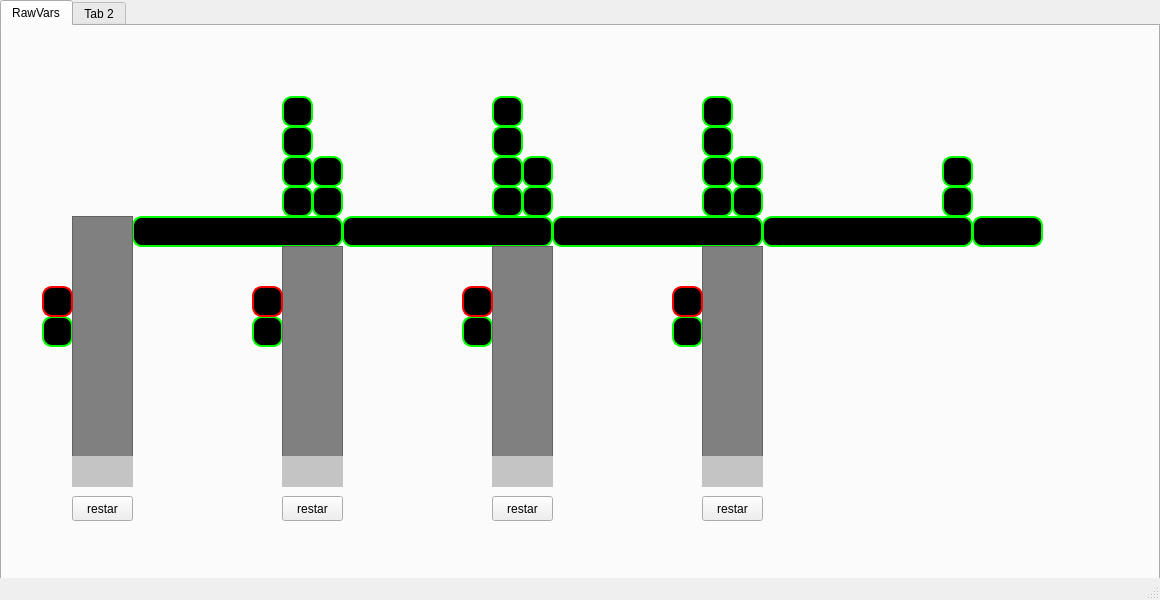
<?xml version="1.0" encoding="UTF-8"?>
<ui version="4.0">
 <class>MainWindow</class>
 <widget class="QMainWindow" name="MainWindow">
  <property name="geometry">
   <rect>
    <x>0</x>
    <y>0</y>
    <width>1160</width>
    <height>600</height>
   </rect>
  </property>
  <property name="windowTitle">
   <string>MainWindow</string>
  </property>
  <widget class="QWidget" name="centralwidget">
   <widget class="QTabWidget" name="tabWidget">
    <property name="geometry">
     <rect>
      <x>0</x>
      <y>0</y>
      <width>1160</width>
      <height>600</height>
     </rect>
    </property>
    <property name="currentIndex">
     <number>0</number>
    </property>
    <widget class="QWidget" name="rawVars">
     <attribute name="title">
      <string>RawVars</string>
     </attribute>
     <widget class="QFrame" name="S0">
      <property name="geometry">
       <rect>
        <x>940</x>
        <y>160</y>
        <width>31</width>
        <height>31</height>
       </rect>
      </property>
      <property name="autoFillBackground">
       <bool>false</bool>
      </property>
      <property name="styleSheet">
       <string notr="true">background-color:rgb(0,0,0);
border-radius:10;
border:2px solid rgb(0,255,0)</string>
      </property>
      <property name="frameShape">
       <enum>QFrame::StyledPanel</enum>
      </property>
      <property name="frameShadow">
       <enum>QFrame::Raised</enum>
      </property>
     </widget>
     <widget class="QFrame" name="S1cinta">
      <property name="geometry">
       <rect>
        <x>730</x>
        <y>160</y>
        <width>31</width>
        <height>31</height>
       </rect>
      </property>
      <property name="autoFillBackground">
       <bool>false</bool>
      </property>
      <property name="styleSheet">
       <string notr="true">background-color:rgb(0,0,0);
border-radius:10;
border:2px solid rgb(0,255,0)</string>
      </property>
      <property name="frameShape">
       <enum>QFrame::StyledPanel</enum>
      </property>
      <property name="frameShadow">
       <enum>QFrame::Raised</enum>
      </property>
     </widget>
     <widget class="QFrame" name="S2cinta">
      <property name="geometry">
       <rect>
        <x>520</x>
        <y>160</y>
        <width>31</width>
        <height>31</height>
       </rect>
      </property>
      <property name="autoFillBackground">
       <bool>false</bool>
      </property>
      <property name="styleSheet">
       <string notr="true">background-color:rgb(0,0,0);
border-radius:10;
border:2px solid rgb(0,255,0)</string>
      </property>
      <property name="frameShape">
       <enum>QFrame::StyledPanel</enum>
      </property>
      <property name="frameShadow">
       <enum>QFrame::Raised</enum>
      </property>
     </widget>
     <widget class="QFrame" name="S3cinta">
      <property name="geometry">
       <rect>
        <x>310</x>
        <y>160</y>
        <width>31</width>
        <height>31</height>
       </rect>
      </property>
      <property name="autoFillBackground">
       <bool>false</bool>
      </property>
      <property name="styleSheet">
       <string notr="true">background-color:rgb(0,0,0);
border-radius:10;
border:2px solid rgb(0,255,0)</string>
      </property>
      <property name="frameShape">
       <enum>QFrame::StyledPanel</enum>
      </property>
      <property name="frameShadow">
       <enum>QFrame::Raised</enum>
      </property>
     </widget>
     <widget class="QFrame" name="SDbuffer">
      <property name="geometry">
       <rect>
        <x>40</x>
        <y>290</y>
        <width>31</width>
        <height>31</height>
       </rect>
      </property>
      <property name="autoFillBackground">
       <bool>false</bool>
      </property>
      <property name="styleSheet">
       <string notr="true">background-color:rgb(0,0,0);
border-radius:10;
border:2px solid rgb(0,255,0)</string>
      </property>
      <property name="frameShape">
       <enum>QFrame::StyledPanel</enum>
      </property>
      <property name="frameShadow">
       <enum>QFrame::Raised</enum>
      </property>
     </widget>
     <widget class="QFrame" name="S3buffer">
      <property name="geometry">
       <rect>
        <x>250</x>
        <y>290</y>
        <width>31</width>
        <height>31</height>
       </rect>
      </property>
      <property name="autoFillBackground">
       <bool>false</bool>
      </property>
      <property name="styleSheet">
       <string notr="true">background-color:rgb(0,0,0);
border-radius:10;
border:2px solid rgb(0,255,0)</string>
      </property>
      <property name="frameShape">
       <enum>QFrame::StyledPanel</enum>
      </property>
      <property name="frameShadow">
       <enum>QFrame::Raised</enum>
      </property>
     </widget>
     <widget class="QFrame" name="S2buffer">
      <property name="geometry">
       <rect>
        <x>460</x>
        <y>290</y>
        <width>31</width>
        <height>31</height>
       </rect>
      </property>
      <property name="autoFillBackground">
       <bool>false</bool>
      </property>
      <property name="styleSheet">
       <string notr="true">background-color:rgb(0,0,0);
border-radius:10;
border:2px solid rgb(0,255,0)</string>
      </property>
      <property name="frameShape">
       <enum>QFrame::StyledPanel</enum>
      </property>
      <property name="frameShadow">
       <enum>QFrame::Raised</enum>
      </property>
     </widget>
     <widget class="QFrame" name="S1buffer">
      <property name="geometry">
       <rect>
        <x>670</x>
        <y>290</y>
        <width>31</width>
        <height>31</height>
       </rect>
      </property>
      <property name="autoFillBackground">
       <bool>false</bool>
      </property>
      <property name="styleSheet">
       <string notr="true">background-color:rgb(0,0,0);
border-radius:10;
border:2px solid rgb(0,255,0)</string>
      </property>
      <property name="frameShape">
       <enum>QFrame::StyledPanel</enum>
      </property>
      <property name="frameShadow">
       <enum>QFrame::Raised</enum>
      </property>
     </widget>
     <widget class="QFrame" name="M1">
      <property name="geometry">
       <rect>
        <x>760</x>
        <y>190</y>
        <width>211</width>
        <height>31</height>
       </rect>
      </property>
      <property name="autoFillBackground">
       <bool>false</bool>
      </property>
      <property name="styleSheet">
       <string notr="true">background-color:rgb(0,0,0);
border-radius:10;
border:2px solid rgb(0,255,0)</string>
      </property>
      <property name="frameShape">
       <enum>QFrame::StyledPanel</enum>
      </property>
      <property name="frameShadow">
       <enum>QFrame::Raised</enum>
      </property>
     </widget>
     <widget class="QFrame" name="M2">
      <property name="geometry">
       <rect>
        <x>550</x>
        <y>190</y>
        <width>211</width>
        <height>31</height>
       </rect>
      </property>
      <property name="autoFillBackground">
       <bool>false</bool>
      </property>
      <property name="styleSheet">
       <string notr="true">background-color:rgb(0,0,0);
border-radius:10;
border:2px solid rgb(0,255,0)</string>
      </property>
      <property name="frameShape">
       <enum>QFrame::StyledPanel</enum>
      </property>
      <property name="frameShadow">
       <enum>QFrame::Raised</enum>
      </property>
     </widget>
     <widget class="QFrame" name="M3">
      <property name="geometry">
       <rect>
        <x>340</x>
        <y>190</y>
        <width>211</width>
        <height>31</height>
       </rect>
      </property>
      <property name="autoFillBackground">
       <bool>false</bool>
      </property>
      <property name="styleSheet">
       <string notr="true">background-color:rgb(0,0,0);
border-radius:10;
border:2px solid rgb(0,255,0)</string>
      </property>
      <property name="frameShape">
       <enum>QFrame::StyledPanel</enum>
      </property>
      <property name="frameShadow">
       <enum>QFrame::Raised</enum>
      </property>
     </widget>
     <widget class="QFrame" name="M4">
      <property name="geometry">
       <rect>
        <x>130</x>
        <y>190</y>
        <width>211</width>
        <height>31</height>
       </rect>
      </property>
      <property name="autoFillBackground">
       <bool>false</bool>
      </property>
      <property name="styleSheet">
       <string notr="true">background-color:rgb(0,0,0);
border-radius:10;
border:2px solid rgb(0,255,0)</string>
      </property>
      <property name="frameShape">
       <enum>QFrame::StyledPanel</enum>
      </property>
      <property name="frameShadow">
       <enum>QFrame::Raised</enum>
      </property>
     </widget>
     <widget class="QFrame" name="M0">
      <property name="geometry">
       <rect>
        <x>970</x>
        <y>190</y>
        <width>71</width>
        <height>31</height>
       </rect>
      </property>
      <property name="autoFillBackground">
       <bool>false</bool>
      </property>
      <property name="styleSheet">
       <string notr="true">background-color:rgb(0,0,0);
border-radius:10;
border:2px solid rgb(0,255,0)</string>
      </property>
      <property name="frameShape">
       <enum>QFrame::StyledPanel</enum>
      </property>
      <property name="frameShadow">
       <enum>QFrame::Raised</enum>
      </property>
     </widget>
     <widget class="QFrame" name="C1f">
      <property name="geometry">
       <rect>
        <x>700</x>
        <y>160</y>
        <width>31</width>
        <height>31</height>
       </rect>
      </property>
      <property name="autoFillBackground">
       <bool>false</bool>
      </property>
      <property name="styleSheet">
       <string notr="true">background-color:rgb(0,0,0);
border-radius:10;
border:2px solid rgb(0,255,0)</string>
      </property>
      <property name="frameShape">
       <enum>QFrame::StyledPanel</enum>
      </property>
      <property name="frameShadow">
       <enum>QFrame::Raised</enum>
      </property>
     </widget>
     <widget class="QFrame" name="C1e">
      <property name="geometry">
       <rect>
        <x>700</x>
        <y>130</y>
        <width>31</width>
        <height>31</height>
       </rect>
      </property>
      <property name="autoFillBackground">
       <bool>false</bool>
      </property>
      <property name="styleSheet">
       <string notr="true">background-color:rgb(0,0,0);
border-radius:10;
border:2px solid rgb(0,255,0)</string>
      </property>
      <property name="frameShape">
       <enum>QFrame::StyledPanel</enum>
      </property>
      <property name="frameShadow">
       <enum>QFrame::Raised</enum>
      </property>
     </widget>
     <widget class="QFrame" name="C1r">
      <property name="geometry">
       <rect>
        <x>700</x>
        <y>100</y>
        <width>31</width>
        <height>31</height>
       </rect>
      </property>
      <property name="autoFillBackground">
       <bool>false</bool>
      </property>
      <property name="styleSheet">
       <string notr="true">background-color:rgb(0,0,0);
border-radius:10;
border:2px solid rgb(0,255,0)</string>
      </property>
      <property name="frameShape">
       <enum>QFrame::StyledPanel</enum>
      </property>
      <property name="frameShadow">
       <enum>QFrame::Raised</enum>
      </property>
     </widget>
     <widget class="QFrame" name="C1d">
      <property name="geometry">
       <rect>
        <x>700</x>
        <y>70</y>
        <width>31</width>
        <height>31</height>
       </rect>
      </property>
      <property name="autoFillBackground">
       <bool>false</bool>
      </property>
      <property name="styleSheet">
       <string notr="true">background-color:rgb(0,0,0);
border-radius:10;
border:2px solid rgb(0,255,0)</string>
      </property>
      <property name="frameShape">
       <enum>QFrame::StyledPanel</enum>
      </property>
      <property name="frameShadow">
       <enum>QFrame::Raised</enum>
      </property>
     </widget>
     <widget class="QFrame" name="C2d">
      <property name="geometry">
       <rect>
        <x>490</x>
        <y>70</y>
        <width>31</width>
        <height>31</height>
       </rect>
      </property>
      <property name="autoFillBackground">
       <bool>false</bool>
      </property>
      <property name="styleSheet">
       <string notr="true">background-color:rgb(0,0,0);
border-radius:10;
border:2px solid rgb(0,255,0)</string>
      </property>
      <property name="frameShape">
       <enum>QFrame::StyledPanel</enum>
      </property>
      <property name="frameShadow">
       <enum>QFrame::Raised</enum>
      </property>
     </widget>
     <widget class="QFrame" name="C2r">
      <property name="geometry">
       <rect>
        <x>490</x>
        <y>100</y>
        <width>31</width>
        <height>31</height>
       </rect>
      </property>
      <property name="autoFillBackground">
       <bool>false</bool>
      </property>
      <property name="styleSheet">
       <string notr="true">background-color:rgb(0,0,0);
border-radius:10;
border:2px solid rgb(0,255,0)</string>
      </property>
      <property name="frameShape">
       <enum>QFrame::StyledPanel</enum>
      </property>
      <property name="frameShadow">
       <enum>QFrame::Raised</enum>
      </property>
     </widget>
     <widget class="QFrame" name="C2e">
      <property name="geometry">
       <rect>
        <x>490</x>
        <y>130</y>
        <width>31</width>
        <height>31</height>
       </rect>
      </property>
      <property name="autoFillBackground">
       <bool>false</bool>
      </property>
      <property name="styleSheet">
       <string notr="true">background-color:rgb(0,0,0);
border-radius:10;
border:2px solid rgb(0,255,0)</string>
      </property>
      <property name="frameShape">
       <enum>QFrame::StyledPanel</enum>
      </property>
      <property name="frameShadow">
       <enum>QFrame::Raised</enum>
      </property>
     </widget>
     <widget class="QFrame" name="C2f">
      <property name="geometry">
       <rect>
        <x>490</x>
        <y>160</y>
        <width>31</width>
        <height>31</height>
       </rect>
      </property>
      <property name="autoFillBackground">
       <bool>false</bool>
      </property>
      <property name="styleSheet">
       <string notr="true">background-color:rgb(0,0,0);
border-radius:10;
border:2px solid rgb(0,255,0)</string>
      </property>
      <property name="frameShape">
       <enum>QFrame::StyledPanel</enum>
      </property>
      <property name="frameShadow">
       <enum>QFrame::Raised</enum>
      </property>
     </widget>
     <widget class="QFrame" name="C3f">
      <property name="geometry">
       <rect>
        <x>280</x>
        <y>160</y>
        <width>31</width>
        <height>31</height>
       </rect>
      </property>
      <property name="autoFillBackground">
       <bool>false</bool>
      </property>
      <property name="styleSheet">
       <string notr="true">background-color:rgb(0,0,0);
border-radius:10;
border:2px solid rgb(0,255,0)</string>
      </property>
      <property name="frameShape">
       <enum>QFrame::StyledPanel</enum>
      </property>
      <property name="frameShadow">
       <enum>QFrame::Raised</enum>
      </property>
     </widget>
     <widget class="QFrame" name="C3r">
      <property name="geometry">
       <rect>
        <x>280</x>
        <y>100</y>
        <width>31</width>
        <height>31</height>
       </rect>
      </property>
      <property name="autoFillBackground">
       <bool>false</bool>
      </property>
      <property name="styleSheet">
       <string notr="true">background-color:rgb(0,0,0);
border-radius:10;
border:2px solid rgb(0,255,0)</string>
      </property>
      <property name="frameShape">
       <enum>QFrame::StyledPanel</enum>
      </property>
      <property name="frameShadow">
       <enum>QFrame::Raised</enum>
      </property>
     </widget>
     <widget class="QFrame" name="C3d">
      <property name="geometry">
       <rect>
        <x>280</x>
        <y>70</y>
        <width>31</width>
        <height>31</height>
       </rect>
      </property>
      <property name="autoFillBackground">
       <bool>false</bool>
      </property>
      <property name="styleSheet">
       <string notr="true">background-color:rgb(0,0,0);
border-radius:10;
border:2px solid rgb(0,255,0)</string>
      </property>
      <property name="frameShape">
       <enum>QFrame::StyledPanel</enum>
      </property>
      <property name="frameShadow">
       <enum>QFrame::Raised</enum>
      </property>
     </widget>
     <widget class="QFrame" name="C3e">
      <property name="geometry">
       <rect>
        <x>280</x>
        <y>130</y>
        <width>31</width>
        <height>31</height>
       </rect>
      </property>
      <property name="autoFillBackground">
       <bool>false</bool>
      </property>
      <property name="styleSheet">
       <string notr="true">background-color:rgb(0,0,0);
border-radius:10;
border:2px solid rgb(0,255,0)</string>
      </property>
      <property name="frameShape">
       <enum>QFrame::StyledPanel</enum>
      </property>
      <property name="frameShadow">
       <enum>QFrame::Raised</enum>
      </property>
     </widget>
     <widget class="QFrame" name="DestinoCajaConocido">
      <property name="geometry">
       <rect>
        <x>940</x>
        <y>130</y>
        <width>31</width>
        <height>31</height>
       </rect>
      </property>
      <property name="autoFillBackground">
       <bool>false</bool>
      </property>
      <property name="styleSheet">
       <string notr="true">background-color:rgb(0,0,0);
border-radius:10;
border:2px solid rgb(0,255,0)</string>
      </property>
      <property name="frameShape">
       <enum>QFrame::StyledPanel</enum>
      </property>
      <property name="frameShadow">
       <enum>QFrame::Raised</enum>
      </property>
     </widget>
     <widget class="QFrame" name="M1AceptarProximaCaja">
      <property name="geometry">
       <rect>
        <x>730</x>
        <y>130</y>
        <width>31</width>
        <height>31</height>
       </rect>
      </property>
      <property name="autoFillBackground">
       <bool>false</bool>
      </property>
      <property name="styleSheet">
       <string notr="true">background-color:rgb(0,0,0);
border-radius:10;
border:2px solid rgb(0,255,0)</string>
      </property>
      <property name="frameShape">
       <enum>QFrame::StyledPanel</enum>
      </property>
      <property name="frameShadow">
       <enum>QFrame::Raised</enum>
      </property>
     </widget>
     <widget class="QFrame" name="M2AceptarProximaCaja">
      <property name="geometry">
       <rect>
        <x>520</x>
        <y>130</y>
        <width>31</width>
        <height>31</height>
       </rect>
      </property>
      <property name="autoFillBackground">
       <bool>false</bool>
      </property>
      <property name="styleSheet">
       <string notr="true">background-color:rgb(0,0,0);
border-radius:10;
border:2px solid rgb(0,255,0)</string>
      </property>
      <property name="frameShape">
       <enum>QFrame::StyledPanel</enum>
      </property>
      <property name="frameShadow">
       <enum>QFrame::Raised</enum>
      </property>
     </widget>
     <widget class="QFrame" name="M3AceptarProximaCaja">
      <property name="geometry">
       <rect>
        <x>310</x>
        <y>130</y>
        <width>31</width>
        <height>31</height>
       </rect>
      </property>
      <property name="autoFillBackground">
       <bool>false</bool>
      </property>
      <property name="styleSheet">
       <string notr="true">background-color:rgb(0,0,0);
border-radius:10;
border:2px solid rgb(0,255,0)</string>
      </property>
      <property name="frameShape">
       <enum>QFrame::StyledPanel</enum>
      </property>
      <property name="frameShadow">
       <enum>QFrame::Raised</enum>
      </property>
     </widget>
     <widget class="QFrame" name="bajada3">
      <property name="geometry">
       <rect>
        <x>280</x>
        <y>220</y>
        <width>61</width>
        <height>211</height>
       </rect>
      </property>
      <property name="autoFillBackground">
       <bool>false</bool>
      </property>
      <property name="styleSheet">
       <string notr="true">background-color: rgb(128,128,128)
</string>
      </property>
      <property name="frameShape">
       <enum>QFrame::StyledPanel</enum>
      </property>
      <property name="frameShadow">
       <enum>QFrame::Raised</enum>
      </property>
     </widget>
     <widget class="QFrame" name="bajadaD">
      <property name="geometry">
       <rect>
        <x>70</x>
        <y>190</y>
        <width>61</width>
        <height>241</height>
       </rect>
      </property>
      <property name="autoFillBackground">
       <bool>false</bool>
      </property>
      <property name="styleSheet">
       <string notr="true">background-color: rgb(128,128,128)
</string>
      </property>
      <property name="frameShape">
       <enum>QFrame::StyledPanel</enum>
      </property>
      <property name="frameShadow">
       <enum>QFrame::Raised</enum>
      </property>
     </widget>
     <widget class="QFrame" name="bajada2">
      <property name="geometry">
       <rect>
        <x>490</x>
        <y>220</y>
        <width>61</width>
        <height>211</height>
       </rect>
      </property>
      <property name="autoFillBackground">
       <bool>false</bool>
      </property>
      <property name="styleSheet">
       <string notr="true">background-color: rgb(128,128,128)
</string>
      </property>
      <property name="frameShape">
       <enum>QFrame::StyledPanel</enum>
      </property>
      <property name="frameShadow">
       <enum>QFrame::Raised</enum>
      </property>
     </widget>
     <widget class="QFrame" name="bajada1">
      <property name="geometry">
       <rect>
        <x>700</x>
        <y>220</y>
        <width>61</width>
        <height>211</height>
       </rect>
      </property>
      <property name="autoFillBackground">
       <bool>false</bool>
      </property>
      <property name="styleSheet">
       <string notr="true">background-color: rgb(128,128,128)
</string>
      </property>
      <property name="frameShape">
       <enum>QFrame::StyledPanel</enum>
      </property>
      <property name="frameShadow">
       <enum>QFrame::Raised</enum>
      </property>
     </widget>
     <widget class="QLabel" name="CajasMuelleD">
      <property name="geometry">
       <rect>
        <x>70</x>
        <y>430</y>
        <width>61</width>
        <height>31</height>
       </rect>
      </property>
      <property name="styleSheet">
       <string notr="true">background-color:rgb(196,196,196)</string>
      </property>
      <property name="text">
       <string/>
      </property>
      <property name="alignment">
       <set>Qt::AlignCenter</set>
      </property>
     </widget>
     <widget class="QLabel" name="CajasMuelle3">
      <property name="geometry">
       <rect>
        <x>280</x>
        <y>430</y>
        <width>61</width>
        <height>31</height>
       </rect>
      </property>
      <property name="styleSheet">
       <string notr="true">background-color:rgb(196,196,196)</string>
      </property>
      <property name="text">
       <string/>
      </property>
      <property name="alignment">
       <set>Qt::AlignCenter</set>
      </property>
     </widget>
     <widget class="QLabel" name="CajasMuelle2">
      <property name="geometry">
       <rect>
        <x>490</x>
        <y>430</y>
        <width>61</width>
        <height>31</height>
       </rect>
      </property>
      <property name="styleSheet">
       <string notr="true">background-color:rgb(196,196,196)</string>
      </property>
      <property name="text">
       <string/>
      </property>
      <property name="alignment">
       <set>Qt::AlignCenter</set>
      </property>
     </widget>
     <widget class="QLabel" name="CajasMuelle1">
      <property name="geometry">
       <rect>
        <x>700</x>
        <y>430</y>
        <width>61</width>
        <height>31</height>
       </rect>
      </property>
      <property name="styleSheet">
       <string notr="true">background-color:rgb(196,196,196)</string>
      </property>
      <property name="text">
       <string/>
      </property>
      <property name="alignment">
       <set>Qt::AlignCenter</set>
      </property>
     </widget>
     <widget class="QFrame" name="MDLleno">
      <property name="geometry">
       <rect>
        <x>40</x>
        <y>260</y>
        <width>31</width>
        <height>31</height>
       </rect>
      </property>
      <property name="autoFillBackground">
       <bool>false</bool>
      </property>
      <property name="styleSheet">
       <string notr="true">background-color:rgb(0,0,0);
border-radius:10;
border:2px solid rgb(255,0,0)</string>
      </property>
      <property name="frameShape">
       <enum>QFrame::StyledPanel</enum>
      </property>
      <property name="frameShadow">
       <enum>QFrame::Raised</enum>
      </property>
     </widget>
     <widget class="QFrame" name="M3Lleno">
      <property name="geometry">
       <rect>
        <x>250</x>
        <y>260</y>
        <width>31</width>
        <height>31</height>
       </rect>
      </property>
      <property name="autoFillBackground">
       <bool>false</bool>
      </property>
      <property name="styleSheet">
       <string notr="true">background-color:rgb(0,0,0);
border-radius:10;
border:2px solid rgb(255,0,0)</string>
      </property>
      <property name="frameShape">
       <enum>QFrame::StyledPanel</enum>
      </property>
      <property name="frameShadow">
       <enum>QFrame::Raised</enum>
      </property>
     </widget>
     <widget class="QFrame" name="M2Lleno">
      <property name="geometry">
       <rect>
        <x>460</x>
        <y>260</y>
        <width>31</width>
        <height>31</height>
       </rect>
      </property>
      <property name="autoFillBackground">
       <bool>false</bool>
      </property>
      <property name="styleSheet">
       <string notr="true">background-color:rgb(0,0,0);
border-radius:10;
border:2px solid rgb(255,0,0)</string>
      </property>
      <property name="frameShape">
       <enum>QFrame::StyledPanel</enum>
      </property>
      <property name="frameShadow">
       <enum>QFrame::Raised</enum>
      </property>
     </widget>
     <widget class="QFrame" name="M1Lleno">
      <property name="geometry">
       <rect>
        <x>670</x>
        <y>260</y>
        <width>31</width>
        <height>31</height>
       </rect>
      </property>
      <property name="autoFillBackground">
       <bool>false</bool>
      </property>
      <property name="styleSheet">
       <string notr="true">background-color:rgb(0,0,0);
border-radius:10;
border:2px solid rgb(255,0,0)</string>
      </property>
      <property name="frameShape">
       <enum>QFrame::StyledPanel</enum>
      </property>
      <property name="frameShadow">
       <enum>QFrame::Raised</enum>
      </property>
     </widget>
     <widget class="QPushButton" name="decrementMD">
      <property name="geometry">
       <rect>
        <x>70</x>
        <y>470</y>
        <width>61</width>
        <height>25</height>
       </rect>
      </property>
      <property name="text">
       <string>restar</string>
      </property>
     </widget>
     <widget class="QPushButton" name="decrementM3">
      <property name="geometry">
       <rect>
        <x>280</x>
        <y>470</y>
        <width>61</width>
        <height>25</height>
       </rect>
      </property>
      <property name="text">
       <string>restar</string>
      </property>
     </widget>
     <widget class="QPushButton" name="decrementM2">
      <property name="geometry">
       <rect>
        <x>490</x>
        <y>470</y>
        <width>61</width>
        <height>25</height>
       </rect>
      </property>
      <property name="text">
       <string>restar</string>
      </property>
     </widget>
     <widget class="QPushButton" name="decrementM1">
      <property name="geometry">
       <rect>
        <x>700</x>
        <y>470</y>
        <width>61</width>
        <height>25</height>
       </rect>
      </property>
      <property name="text">
       <string>restar</string>
      </property>
     </widget>
    </widget>
    <widget class="QWidget" name="tab_2">
     <attribute name="title">
      <string>Tab 2</string>
     </attribute>
    </widget>
   </widget>
  </widget>
  <widget class="QStatusBar" name="statusbar"/>
 </widget>
 <resources/>
 <connections/>
</ui>
